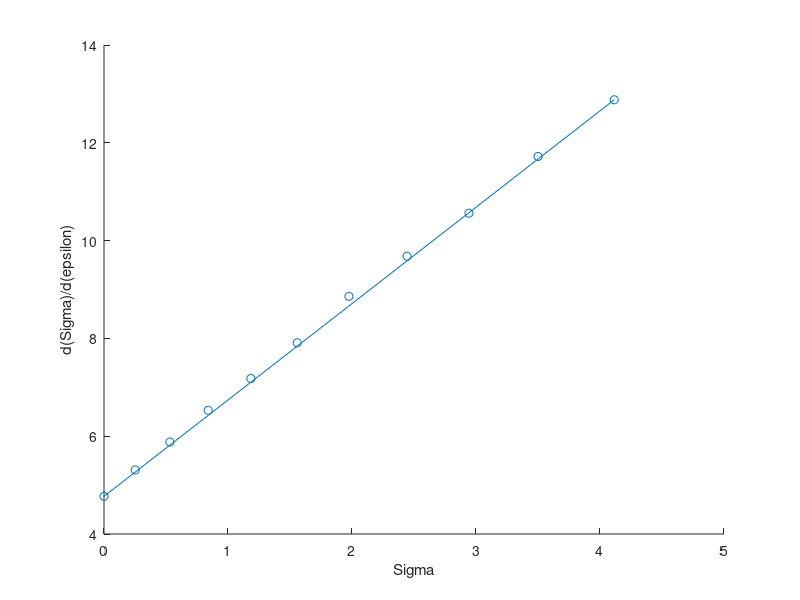

Write the MATLAB code that produced this figure.
clear;clc;
Eps=linspace(0,0.5,11);
Sig=[0 0.252 0.531 0.84 1.184 1.558 1.975 2.444 2.943 3.5 4.115];

DelSig=zeros(11,1);
deno=2*(Eps(2)-Eps(1));
DelSig(1)=(-3*Sig(1)+4*Sig(2)-Sig(3))/deno;
for i=2:10
    DelSig(i)=(Sig(i+1)-Sig(i-1))/deno;
end

DelSig(11)=(3*Sig(11)-4*Sig(10)+Sig(9))/deno;

a=DelSig(1);
b=(DelSig(11)-DelSig(1))/(Sig(11)-Sig(1));

scatter(Sig,DelSig);
hold on;
plot(Sig,a+b*Sig);
hold off;

disp("a is "+a);
disp("b is "+b);

pred_D=(a+b*Sig)';
rms_error=sqrt(sum((DelSig-pred_D).^2)./numel(DelSig));
disp("rms error is "+rms_error);

xlabel("Sigma");
ylabel("d(Sigma)/d(epsilon)");
savefig("Q3_Set2");






























% Vidish 22112113